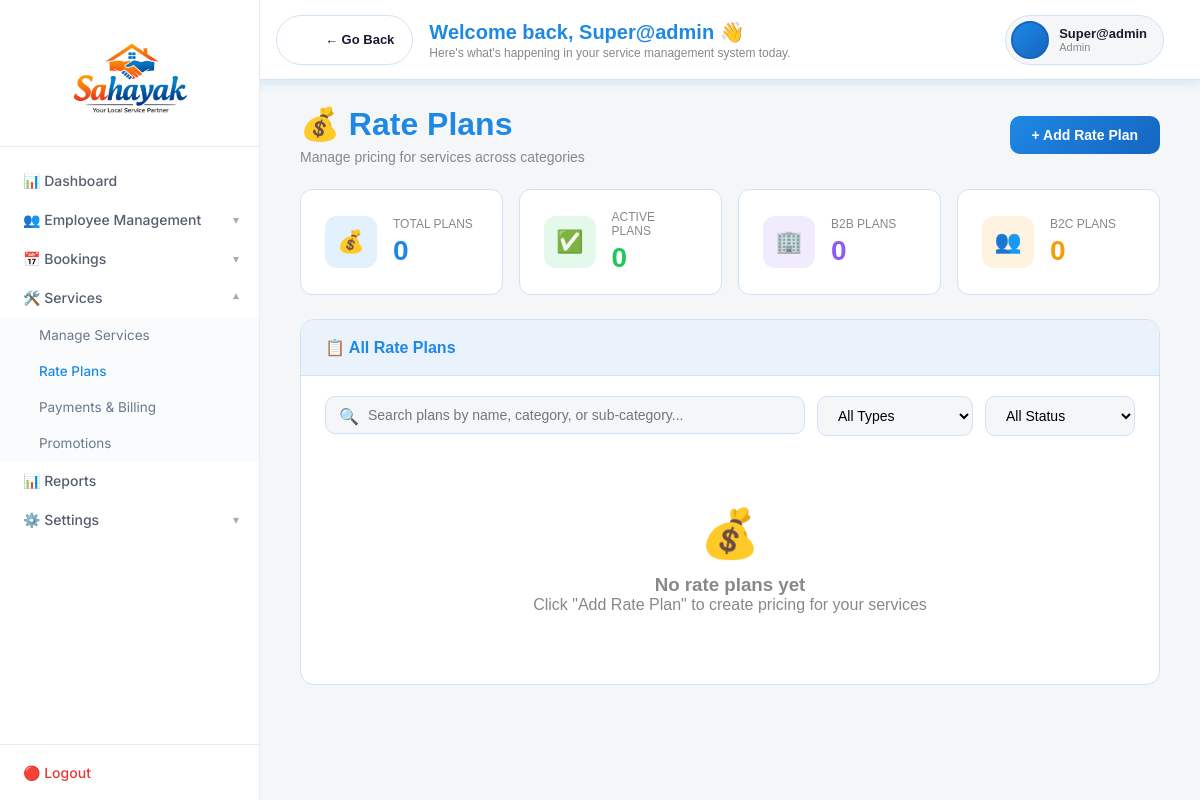
The page /rate_plans/ (signed in) on the database its author committed.
### accounts/models.py (models this page shows)
class CustomUser(AbstractUser):
    ROLE_CHOICES = (
        ('admin', 'Admin'),
        ('manager', 'Manager'),
        ('staff',            'Staff'),
        ('corporate_partner', 'Corporate Partner'),
        ('solo_partner',      'Solo Partner'),
    )
    role = models.CharField(max_length=20, choices=ROLE_CHOICES)

### dashboard/views.py (the view, shortened to what this page needs)
# urls.py: path('rate_plans/', views.rate_plans, name='rate_plans'),
@login_required
def rate_plans(request):
    all_plans = RatePlan.objects.select_related('category', 'sub_category').all().order_by('-created_at')
    categories = Category.objects.filter(is_active=True)
    context = {
        'plans': all_plans,
        'categories': categories,
        'total_plans': all_plans.count(),
        'b2b_plans': all_plans.filter(plan_for='b2b').count(),
        'b2c_plans': all_plans.filter(plan_for='b2c').count(),
        'active_plans': all_plans.filter(is_active=True).count(),
    }
    return render(request, 'dashboard/rate_plans.html', context)

### templates/dashboard/rate_plans.html (shortened to what this page needs)
{% extends 'layout/base.html' %}
{% block content %}
{% include 'layout/topbar.html' %}
<div class="page-header">
    <div>
        <h1>💰 Rate Plans</h1>
        <p>Manage pricing for services across categories</p>
    </div>
    <button class="btn-add" onclick="openAddPlanModal()">
        + Add Rate Plan
    </button>
</div>
<div class="stats-row">
    <div class="stat-card">
        <div class="stat-icon blue">💰</div>
        <div>
            <div class="stat-label">Total Plans</div>
            <div class="stat-value blue">{{ total_plans }}</div>
        </div>
    </div>
    <div class="stat-card">
        <div class="stat-icon green">✅</div>
        <div>
            <div class="stat-label">Active Plans</div>
            <div class="stat-value green">{{ active_plans }}</div>
        </div>
    </div>
    <div class="stat-card">
        <div class="stat-icon purple">🏢</div>
        <div>
            <div class="stat-label">B2B Plans</div>
            <div class="stat-value purple">{{ b2b_plans }}</div>
        </div>
    </div>
    <div class="stat-card">
        <div class="stat-icon yellow">👥</div>
        <div>
            <div class="stat-label">B2C Plans</div>
            <div class="stat-value yellow">{{ b2c_plans }}</div>
        </div>
    </div>
</div>
<div class="card">
    <div class="card-header">
        <h3>📋 All Rate Plans</h3>
    </div>
    <div class="card-body">
        <div class="filter-bar">
            <div class="search-wrapper">
                <span class="search-icon">🔍</span>
                <input type="text" class="search-input" id="planSearch"
                       placeholder="Search plans by name, category, or sub-category..."
                       onkeyup="filterPlans(this.value)">
            </div>
            <select class="filter-select" id="planTypeFilter" onchange="filterPlansByType(this.value)">
                <option value="">All Types</option>
            </select>
            <select class="filter-select" id="planStatusFilter" onchange="filterPlansByStatus(this.value)">
                <option value="">All Status</option>
            </select>
        </div>
        <div class="plans-grid" id="plansGrid">
            {% for plan in plans %}
            <div class="plan-card"
                 data-name="{{ plan.name|lower }}"
                 data-category="{{ plan.category.name|lower }}"
                 data-subcategory="{{ plan.sub_category.name|lower }}"
                 data-type="{{ plan.plan_for }}"
                 data-status="{% if plan.is_active %}active{% else %}inactive{% endif %}">
                {% if plan.plan_for == 'b2b' %}
                    <div class="plan-badge b2b">🏢 B2B</div>
                {% elif plan.plan_for == 'b2c' %}
                    <div class="plan-badge b2c">👥 B2C</div>
                {% else %}
                    <div class="plan-badge both">🔄 Both</div>
                {% endif %}
                <div class="plan-service">
                    <span>{{ plan.category.icon|default:"🔧" }}</span>
                    {{ plan.category.name }} → {{ plan.sub_category.name }}
                </div>
                <div class="plan-name">{{ plan.name }}</div>
                <div class="plan-price">
                    ₹{{ plan.price }}
                    <small>/ {{ plan.unit }}</small>
                </div>
                <div class="plan-details">
                    {% if plan.plan_type == 'hourly' %}
                        <p>⏱️ Type: Hourly Service</p>
                        <p>📊 Minimum Hours: {{ plan.min_hours }} hour(s)</p>
                    {% else %}
                        <p>📦 Type: Fixed Price Service</p>
                    {% endif %}
                    {% if plan.description %}
                        <p>📝 {{ plan.description|truncatechars:80 }}</p>
                    {% endif %}
                </div>
                <div class="plan-actions">
                    {% if plan.is_active %}
                        <span class="status-badge status-active">✅ Active</span>
                    {% else %}
                        <span class="status-badge status-inactive">❌ Inactive</span>
                    {% endif %}
                    <a href="javascript:void(0)" onclick="editPlan({{ plan.id }})" class="btn btn-edit">Edit</a>
                    <a href="{% url 'toggle_plan' plan.id %}" class="btn btn-toggle">
                        {% if plan.is_active %}Disable{% else %}Enable{% endif %}
                    </a>
                    <a href="{% url 'delete_plan' plan.id %}" class="btn btn-delete"
                       onclick="return confirm('Delete plan "{{ plan.name }}"? This action cannot be undone.')">Delete</a>
                </div>
            </div>
            {% empty %}
            <div class="empty-state">
                <div style="font-size: 48px; margin-bottom: 12px;">💰</div>
                <h3>No rate plans yet</h3>
                <p>Click "Add Rate Plan" to create pricing for your services</p>
            </div>
            {% endfor %}
        </div>
    </div>
</div>
{% endblock %}

### templates/layout/topbar.html (shortened to what this page needs)
{% load static %}
<div class="topbar">
    <div class="topbar-left">
        {% if not hide_back %}
        <a class="back-pill" onclick="history.back()">
            <div class="back-icon">&#8592;</div>
            <div class="back-label">← Go Back</div>
        </a>
        {% endif %}
        <div class="topbar-text">
            <div class="topbar-title">
                Welcome back, {{ request.user.first_name|default:request.user.username }} 👋
            </div>
            <div class="topbar-sub">
                Here's what's happening in your service management system today.
            </div>
        </div>
    </div>
    <div class="topbar-right">
        <div class="profile-pill" onclick="toggleDropdownMenu(event)">
            {% if request.user.profile_photo %}
                <img src="{{ request.user.profile_photo.url }}"
                     alt="Profile" class="profile-pic">
            {% else %}
                <div class="profile-initials">
                </div>
            {% endif %}
            <div class="profile-info">
                <div class="profile-name">
                    {{ request.user.get_full_name|default:request.user.username }}
                </div>
                <div class="profile-role">
                    {{ request.user.role|default:"Admin"|capfirst }}
                </div>
            </div>
        </div>
    </div>
</div>

### templates/layout/topbar.html (style rules this page uses)
.topbar { position: fixed; top: 0; left: 240px; right: 0; height: 80px; background: #ffffff; border-bottom: 1px solid #d0e3f5; display: flex; justify-content: space-between; align-items: center; padding: 0 36px; z-index: 999; box-shadow: 0 2px 12px rgba(30,136,229,0.08); }
.topbar-left { display: flex; flex-direction: row; align-items: center; gap: 16px; }
.back-pill { display: flex; align-items: center; gap: 8px; background: #ffffff; border: 1.5px solid #d0e3f5 ; border-radius: 50px; padding: 8px 18px 8px 8px; cursor: pointer; text-decoration: none; transition: all 0.2s; flex-shrink: 0; }
.back-icon { width: 32px; height: 32px; border-radius: 50%; background: rgba(255,255,255,0.25); display: flex; align-items: center; justify-content: center; color: white; font-size: 16px; font-weight: 700; flex-shrink: 0; }
.back-label { font-size: 13px; font-weight: 700; color: #1a1a2e; font-family: 'DM Sans', sans-serif; }
.topbar-text { display: flex; flex-direction: column; justify-content: center; }
.topbar-title { font-family: 'Poppins', sans-serif; font-size: 20px; font-weight: 700; color: #1e88e5; line-height: 1.2; }
.topbar-sub { font-size: 12px; color: #888; margin-top: 2px; font-family: 'DM Sans', sans-serif; }
.topbar-right { display: flex; align-items: center; gap: 16px; }
.profile-pill { display: flex; align-items: center; gap: 10px; background: #f4f6f8; border: 1.5px solid #d0e3f5; border-radius: 50px; padding: 5px 16px 5px 5px; cursor: pointer; text-decoration: none; transition: all 0.2s; position: relative; }
.profile-initials { width: 38px; height: 38px; border-radius: 50%; background: linear-gradient(135deg, #1e88e5, #1565c0); display: flex; align-items: center; justify-content: center; color: white; font-weight: 700; font-size: 14px; font-family: 'Poppins', sans-serif; flex-shrink: 0; border: 2px solid #1565c0; }
.profile-info .profile-name { font-size: 13px; font-weight: 700; color: #1a1a2e; font-family: 'DM Sans', sans-serif; line-height: 1.2; }
.profile-info .profile-role { font-size: 11px; color: #888; font-family: 'DM Sans', sans-serif; text-transform: capitalize; }

### rows shown on the page
CustomUser: user.first_name "Super@admin", user.get_full_name "Super@admin", user.role "Admin"

### other values the page prints
{{ total_plans }} "0"
{{ active_plans }} "0"
{{ b2b_plans }} "0"
{{ b2c_plans }} "0"
